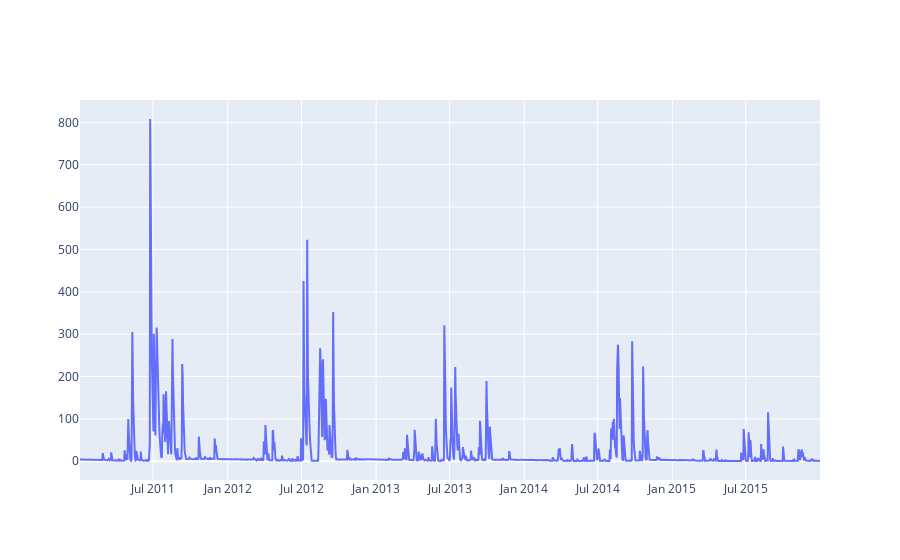

Notebook source saved alongside this figure:
### Code cell
import plotly.graph_objects as go

data_path = r"E:\03_Codes\02_codable_2021\backend\Model_eval\streamflow_andong.csv"
data =  pd.read_csv(data_path)
data['Date'] = pd.to_datetime(data['Date'])   #Read date
date = data['Date']
obs = data['obs']
sim = data['sim']


# fig = go.Figure([go.Scatter(x=df['Date'], y=df['AAPL.High'])])
fig = go.Figure([go.Scatter(x=date, y=obs)])
fig = go.Figure([go.Scatter(x=date, y=sim)])
fig.show()

# print(date)

data

### Figure 1 — Plotly figure (JSON) as saved in the notebook; plotly's stock layout.template omitted (floating-point values rounded to 4 significant figures; data arrays with more than 128 entries replaced by an {"elided": "..."} marker saying what was removed)
{"data": [{"type": "scatter", "x": {"elided": "1825 str values"}, "y": {"elided": "1825 float values"}}], "layout": {}}
